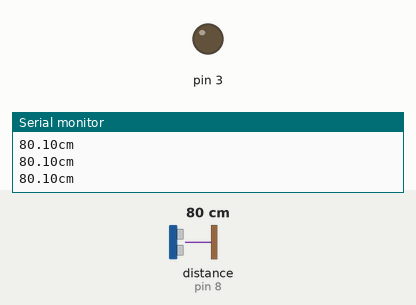
Bench run of a sketch on a simulated Arduino Uno, built with avr-gcc and run on an emulated ATmega328P. Shown: output pins drawn as LEDs (lit = HIGH), the last lines printed to the serial monitor. Wiring (inferred from the names in the program): ultrasonic range finder: trigger pin 9; echo pin 8. The test bench sets the inputs (shaded band); at power-on: distance to the obstacle (sensor on pin 8) 80 cm. The echo pulse lasts 58.3 µs per cm; pins used as bus, display or sensor lines are not drawn.

Above: at 1.2 s.
1.3 s: distance to the obstacle (sensor on pin 8) set to 12 cm
2.8 s: distance to the obstacle (sensor on pin 8) set to 9 cm
At 3.7 s:
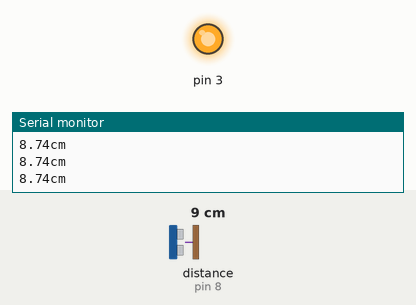
4.3 s: distance to the obstacle (sensor on pin 8) set to 18 cm
At 5.1 s:
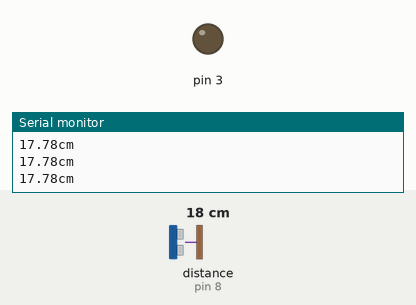
7.3 s: distance to the obstacle (sensor on pin 8) set to 2 cm
At 8.3 s:
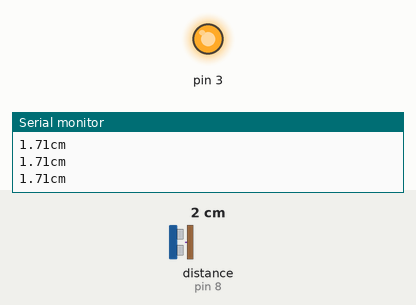
Timing chart, 0 to 9.8 s (numbered marks = the images above; inputs shaded):
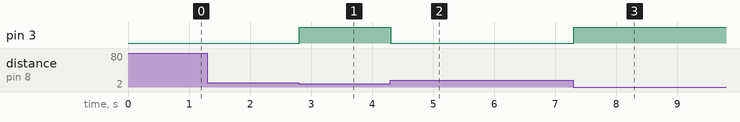

The sketch:

Capteur_distance.ino
```cpp
const int trig=9;
const int echo=8;
float distance;
const int led_rouge=3;
void setup() {
  pinMode(9,OUTPUT);
  pinMode(8, INPUT);
  Serial.begin(9600);
  pinMode(3,OUTPUT);
}

void loop() {
digitalWrite(trig,LOW);
delayMicroseconds(2);
digitalWrite(trig,HIGH);
delayMicroseconds(10);
digitalWrite(trig,LOW);
distance = pulseIn(echo, HIGH)/58.00;
if (distance < 10){
  digitalWrite(3,HIGH);}
else { digitalWrite(3,LOW);}
Serial.print(distance);
Serial.print("cm");
Serial.println();// lecture de la longueur temporelle de l'impulsion Echo
}
```

Measured:
- the behaviour switches between 11 and 10 cm on distance to the obstacle (sensor on pin 8) (found by bisection; images 0 and 1)
- after the input at 2.8 s, pin 3: LOW → HIGH at once
- after the input at 4.3 s, pin 3: HIGH → LOW at once
- after the input at 7.3 s, pin 3: LOW → HIGH at once
